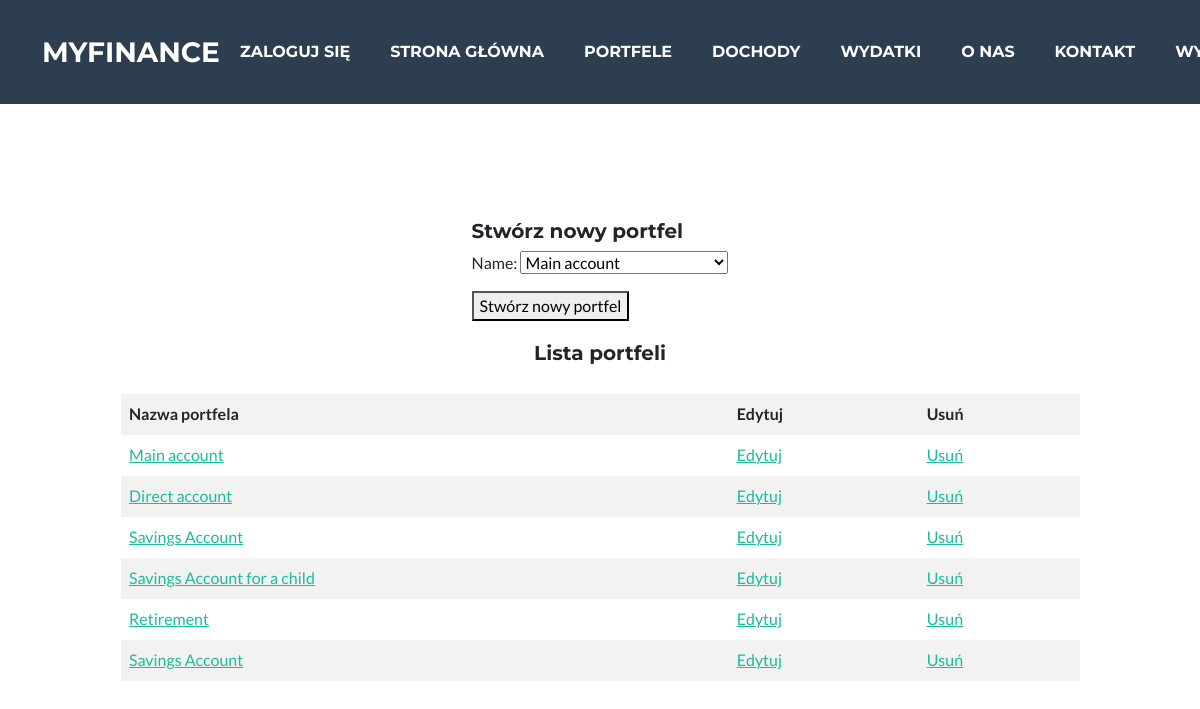
The page /wallets/ (signed in) on the database its author committed.
### MyFinance/models.py (models this page shows, shortened)
class Wallet(models.Model):
    user = models.ForeignKey(User, on_delete=models.CASCADE)
    expenses = models.ManyToManyField(Expenses)
    incomes = models.ManyToManyField(Income)
    name = models.CharField(max_length=255, choices=WALLET_NAMES, default='m')

### MyFinance/views.py (the view, shortened to what this page needs)
# urls.py: path('wallets/', views.ShowWalletsView.as_view(), name='wallets'),
class ShowWalletsView(LoginRequiredMixin, View):
    template_name = 'wallets.html'
    def get(self, request):
        form = AddWalletForm()
        wallets = Wallet.objects.filter(user=request.user).all()
        return render(request, self.template_name, {'wallets': wallets, 'form': form})

### MyFinance/forms.py
class AddWalletForm(forms.ModelForm):
    class Meta:
        model = Wallet
        fields = ['name']

### MyFinance/templates/wallets.html (shortened to what this page needs)
{% extends 'base.html' %}
{% block content %}
    <div style="display: flex; flex-direction: column; align-items: center; justify-content: center; min-height: 100vh;">
        <form method="post" style="margin-bottom: 20px;">
            <h5>Stwórz nowy portfel</h5>
            {{ form.as_p }}
            <button type="submit">Stwórz nowy portfel</button>
        </form>
        <h5>Lista portfeli</h5>
        <table>
            <thead>
                <tr>
                    <th>Nazwa portfela</th>
                    <th>Edytuj</th>
                    <th>Usuń</th>
                </tr>
            </thead>
            <tbody>
                {% for wallet in wallets %}
                    <tr>
                        <td><a href="/add_income_expenses_to_wallet/{{ wallet.id }}/">{{wallet.name}}</a> </td>
                        <td><a href="/wallet/{{ wallet.id }}/edit/">Edytuj</a></td>
                        <td><a href="/wallet/{{ wallet.id }}/delete/">Usuń</a></td>
                    </tr>
                {% empty %}
                    <tr>
                        <td colspan="3">Brak istniejących portfeli.</td>
                    </tr>
                {% endfor %}
            </tbody>
        </table>
    </div>
{% endblock %}

### MyFinance/templates/base.html (style rules this page uses)
body { padding-top: 60px; }

### MyFinance/templates/wallets.html (style rules this page uses)
table { border-collapse: collapse; width: 80%; margin: 20px auto; }
th, td { padding: 8px; text-align: left; }
th { background-color: #f2f2f2; }
tr:nth-child(even) { background-color: #f2f2f2; }
table, th, td { border: 1px solid transparent; }

### rows shown on the page
Wallet: name "Main account"
Wallet: name "Direct account"
Wallet: name "Savings Account"
Wallet: name "Savings Account for a child"
Wallet: name "Retirement"
Wallet: name "Savings Account"
